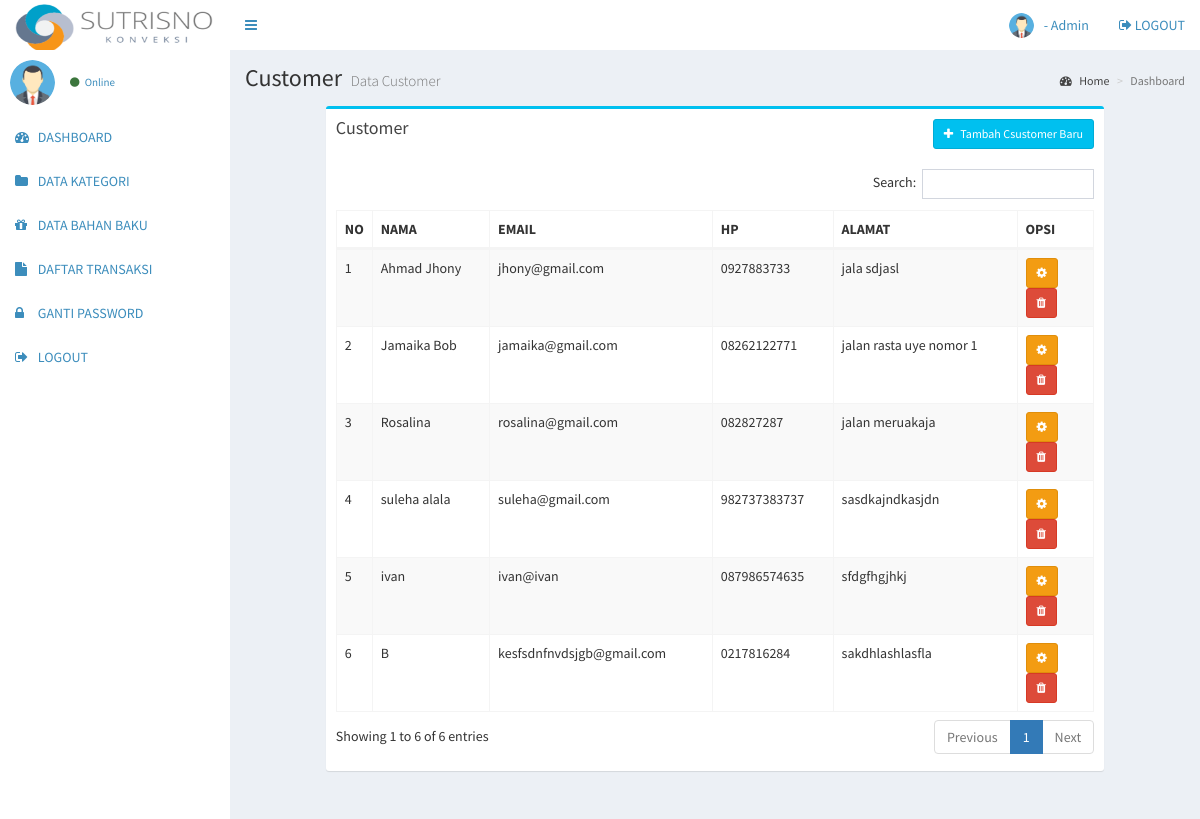
/admingudang/customer.php (signed in), run on the app's committed database.
### tables this page shows
CREATE TABLE `customer` (
  `customer_id` int NOT NULL,
  `customer_nama` varchar(255) NOT NULL,
  `customer_email` varchar(255) NOT NULL,
  `customer_hp` varchar(20) NOT NULL,
  `customer_alamat` text NOT NULL,
  `customer_password` varchar(255) NOT NULL
);

### admingudang/customer.php (the view)
<?php include 'header.php'; ?>
<div class="content-wrapper">
  <section class="content-header">
    <h1>
      Customer
      <small>Data Customer</small>
    </h1>
    <ol class="breadcrumb">
      <li><a href="#"><i class="fa fa-dashboard"></i> Home</a></li>
      <li class="active">Dashboard</li>
    </ol>
  </section>
  <section class="content">
    <div class="row">
      <section class="col-lg-10 col-lg-offset-1">
        <div class="box box-info">
          <div class="box-header">
            <h3 class="box-title">Customer</h3>
            <a href="customer_tambah.php" class="btn btn-info btn-sm pull-right"><i class="fa fa-plus"></i> &nbsp Tambah Csustomer Baru</a>
          </div>
          <div class="box-body">
            <div class="table-responsive">
              <table class="table table-bordered table-striped" id="table-datatable">
                <thead>
                  <tr>
                    <th width="1%">NO</th>
                    <th>NAMA</th>
                    <th>EMAIL</th>
                    <th>HP</th>
                    <th>ALAMAT</th>
                    <th width="10%">OPSI</th>
                  </tr>
                </thead>
                <tbody>
                  <?php
                  include '../koneksi.php';
                  $no=1;
                  $data = mysqli_query($koneksi,"SELECT * FROM customer");
                  while($d = mysqli_fetch_array($data)){
                    ?>
                    <tr>
                      <td><?php echo $no++; ?></td>
                      <td><?php echo $d['customer_nama']; ?></td>
                      <td><?php echo $d['customer_email']; ?></td>
                      <td><?php echo $d['customer_hp']; ?></td>
                      <td><?php echo $d['customer_alamat']; ?></td>
                      <td>
                        <a class="btn btn-warning btn-sm" href="customer_edit.php?id=<?php echo $d['customer_id'] ?>"><i class="fa fa-cog"></i></a>
                        <a class="btn btn-danger btn-sm" href="customer_hapus_konfir.php?id=<?php echo $d['customer_id'] ?>"><i class="fa fa-trash"></i></a>
                      </td>
                    </tr>
                    <?php
                  }
                  ?>
                </tbody>
              </table>
            </div>
          </div>
        </div>
      </section>
    </div>
  </section>
</div>
<?php include 'footer.php'; ?>

### admingudang/header.php (shortened to what this page needs)
<!DOCTYPE html>
<html>
<head>
  <link rel="stylesheet" href="../assets/bower_components/bootstrap/dist/css/bootstrap.min.css">
  <link rel="stylesheet" href="../assets/bower_components/font-awesome/css/font-awesome.min.css">
  <link rel="stylesheet" href="../assets/bower_components/Ionicons/css/ionicons.min.css">
  <link rel="stylesheet" href="../assets/dist/css/AdminLTE.min.css">
  <link rel="stylesheet" href="../assets/bower_components/datatables.net-bs/css/dataTables.bootstrap.min.css">
  <link rel="stylesheet" href="../assets/dist/css/skins/_all-skins.min.css">
  <link rel="stylesheet" href="../assets/bower_components/morris.js/morris.css">
  <link rel="stylesheet" href="../assets/bower_components/jvectormap/jquery-jvectormap.css">
  <link rel="stylesheet" href="../assets/bower_components/bootstrap-datepicker/dist/css/bootstrap-datepicker.min.css">
  <link rel="stylesheet" href="../assets/bower_components/bootstrap-daterangepicker/daterangepicker.css">
  <link rel="stylesheet" href="../assets/plugins/bootstrap-wysihtml5/bootstrap3-wysihtml5.min.css">
  <?php
  include '../koneksi.php';
  ?>
</head>
<body class="hold-transition  sidebar-mini">
  <div class="wrapper">
    <header class="main-header">
      <a href="index.php" class="logo">
        <img src="../frontend/img/logokonveksi.png" width="200" height="50" alt="">
      </a>
      <nav class="navbar navbar-static-top">
        <a href="#" class="sidebar-toggle" data-toggle="push-menu" role="button">
        </a>
        <div class="navbar-custom-menu">
          <ul class="nav navbar-nav">
            <li class="dropdown user user-menu">
              <a href="#" class="dropdown-toggle" data-toggle="dropdown">
                <?php
                $id_admin = $_SESSION['id'];
                $profil = mysqli_query($koneksi,"select * from admin where admin_id='$id_admin'");
                $profil = mysqli_fetch_assoc($profil);
                if($profil['admin_foto'] == ""){
                  ?>
                  <img src="../gambar/sistem/user.png" class="user-image">
                <?php }else{ ?>
                  <img src="../gambar/user/<?php echo $profil['admin_foto'] ?>" class="user-image">
                <?php } ?>
                <span class="hidden-xs"><?php echo $_SESSION['nama_gudang']; ?> - Admin</span>
              </a>
            </li>
            <li>
              <a href="logout.php"><i class="fa fa-sign-out"></i> LOGOUT</a>
            </li>
          </ul>
        </div>
      </nav>
    </header>
    <aside class="main-sidebar">
      <section class="sidebar">
        <div class="user-panel">
          <div class="pull-left image">
            <?php
            $id = $_SESSION['id'];
            $profil = mysqli_query($koneksi,"select * from admin where admin_id='$id'");
            $profil = mysqli_fetch_assoc($profil);
            if($profil['admin_foto'] == ""){
              ?>
              <img src="../gambar/sistem/user.png" class="img-circle">
            <?php }else{ ?>
              <img src="../gambar/user/<?php echo $profil['admin_foto'] ?>" class="img-circle" style="max-height:45px">
            <?php } ?>
          </div>
          <div class="pull-left info">
            <a href="#"><i class="fa fa-circle text-success"></i> Online</a>
          </div>
        </div>
        <ul class="sidebar-menu" data-widget="tree">
          <li>
            <a href="index.php">
              <i class="fa fa-dashboard"></i> <span>DASHBOARD</span>
            </a>
          </li>
          <li>
            <a href="kategori.php">
              <i class="fa fa-folder"></i> <span>DATA KATEGORI</span>
            </a>
          </li>
          <li>
            <a href="produk.php">
              <i class="fa fa-gift"></i> <span>DATA BAHAN BAKU</span>
            </a>
          </li>
          <li>
            <a href="laporan.php">
              <i class="fa fa-file"></i> <span>DAFTAR TRANSAKSI</span>
            </a>
          </li>
          <li>
            <a href="gantipassword.php">
              <i class="fa fa-lock"></i> <span>GANTI PASSWORD</span>
            </a>
          </li>
          <li>
            <a href="logout.php">
              <i class="fa fa-sign-out"></i> <span>LOGOUT</span>
            </a>
          </li>
        </ul>
      </section>
    </aside>

### data on the page
customer: customer_nama "Ahmad Jhony", customer_email "jhony@gmail.com", customer_hp "0927883733", customer_alamat "jala sdjasl"
customer: customer_nama "Jamaika Bob", customer_email "jamaika@gmail.com", customer_hp "08262122771", customer_alamat "jalan rasta uye nomor 1"
customer: customer_nama "Rosalina", customer_email "rosalina@gmail.com", customer_hp "082827287", customer_alamat "jalan meruakaja"
customer: customer_nama "suleha alala", customer_email "suleha@gmail.com", customer_hp "982737383737", customer_alamat "sasdkajndkasjdn"
customer: customer_nama "ivan", customer_email "ivan@ivan", customer_hp "087986574635", customer_alamat "sfdgfhgjhkj"
customer: customer_nama "B", customer_email "kesfsdnfnvdsjgb@gmail.com", customer_hp "0217816284", customer_alamat "sakdhlashlasfla"
